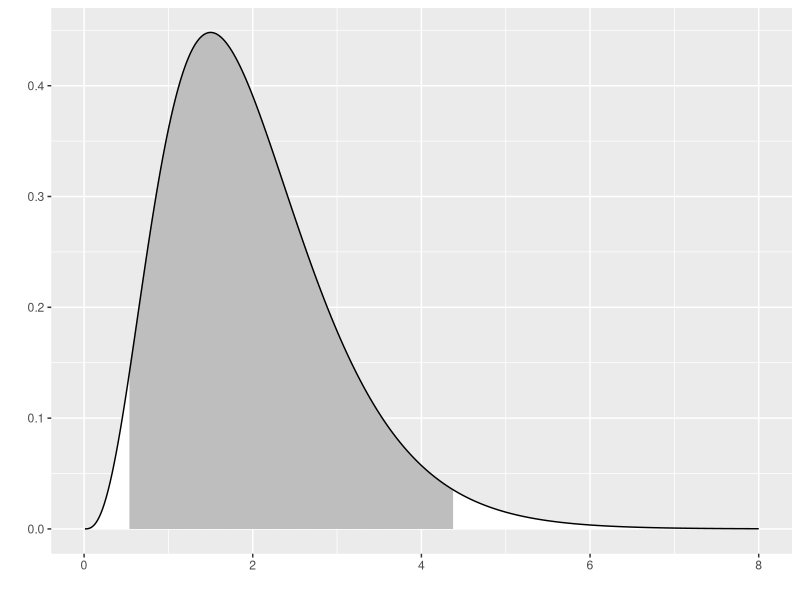
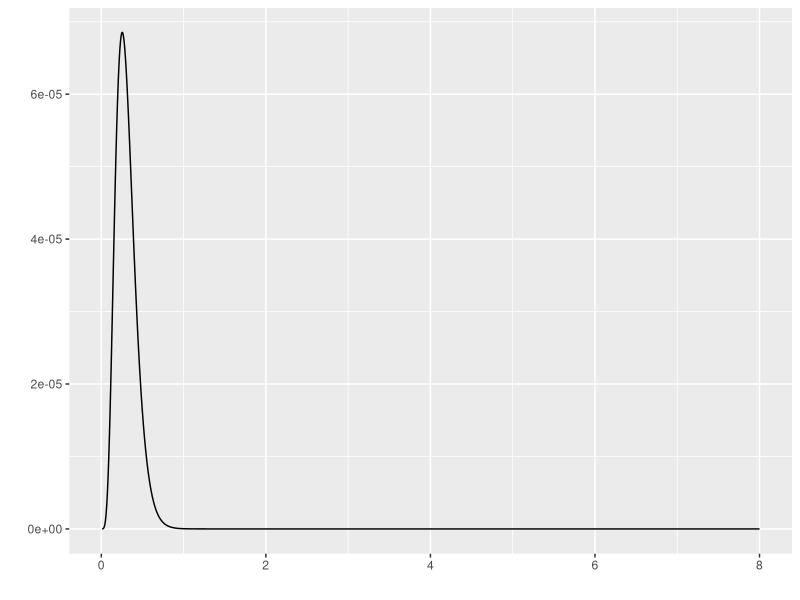
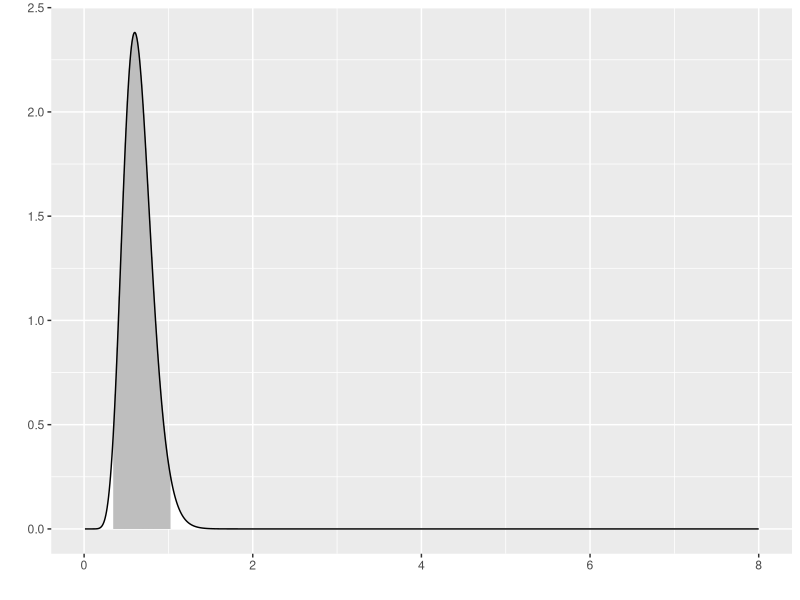
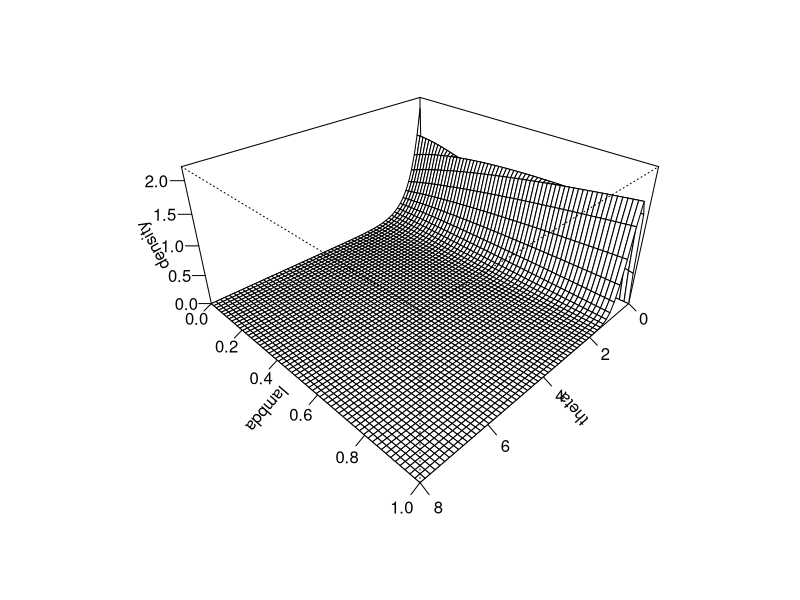

The R source for these figures, in order:
## ---- chunk 1
#| label: setup
#| echo: false
#| message: false
#| warning: false

library(MASS)
library(tidyverse)
## ---- chunk 2
#| label: example

x_max <- 8

n0 <- 4
theta0 <- 0.5

alpha0 <- n0
beta0 <- n0*theta0

muF <- 2
n <- 10

x <- muF+ round(rnorm(n), 1)/theta0

ss <- sum((x-muF)^2)

alpha1 <- alpha0 + n
beta1 <- beta0 + 0.5*ss

x_grid <- seq(0.01, x_max, length=1000)

f <- function(x, mu, theta) {
  sqrt(theta/2*pi)*exp(-0.5*theta*(x-mu)^2)
}

g <- function(x, alpha, beta) {
  beta^alpha/gamma(alpha)*x^(alpha-1)*exp(-beta*x)
}

prior05 <- qgamma(0.025, alpha0, beta0) 
prior95 <- qgamma(0.975, alpha0, beta0) 

post05 <- qgamma(0.025, alpha1, beta1)  
post95 <- qgamma(0.975, alpha1, beta1) 
## ---- chunk 3
#| label: informative-prior

g_grid <- g(x_grid, alpha0, beta0)
outside <- x_grid < prior05 | x_grid > prior95
x_color <- 
  ifelse(outside, "white", "gray")
data.frame(x=x_grid, y=g_grid) %>%
  ggplot(aes(x, y)) +
    geom_segment(aes(xend=x, yend=0), color=x_color) +
    geom_line() + xlab(" ") + ylab(" ")
## ---- chunk 4
#| label: likelihood

f_grid <- rep(NA, length(x_grid))
for (i in 1:length(x_grid)) {
  f_grid[i] <- prod(f(x, muF, x_grid[i]))
}
x_color <- "white"
data.frame(x=x_grid, y=f_grid) %>%
  ggplot(aes(x, y)) + 
    geom_line() + xlab(" ") + ylab(" ")
## ---- chunk 5
#| label: posterior

h_grid <- g(x_grid, alpha1, beta1)
outside <- x_grid < post05 | x_grid > post95
x_color <- 
  ifelse(outside, "white", "gray")
data.frame(x=x_grid, y=h_grid) %>%
  ggplot(aes(x, y)) +
    geom_segment(aes(xend=x_grid, yend=0), color=x_color) +
    geom_line() + xlab(" ") + ylab(" ")
## ---- chunk 6
#| label: surface-1

lambda_grid <- seq(0, 1, length=60)
theta_grid <- seq(0, x_max, length=60)


gstar <- function(theta, lambda) {g(theta, 1+lambda*(alpha0-1), (1+lambda*(alpha0-1))*beta0)}
density <- outer(theta_grid, lambda_grid, gstar)
op <- par(bg = "white") 
z_max <- max(density, na.rm=TRUE)
persp(
  theta_grid, 
  lambda_grid, 
  density, 
  zlim=c(0, 1.1*z_max),
  xlab="theta",
  ylab="lambda",
  theta = 135, 
  phi = 30, 
  expand=0.5,
  ticktype="detailed")
